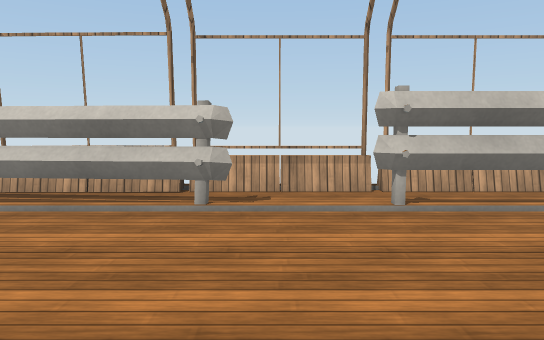
[1] (above)

16 first-person views from a walk through a scene from a Unity 3-D project. The camera is 1.2 m above the floor, tilts 6° down and sees 70° across. The floor is counted in squares, 1 m on a side. Each view is taken from the middle of a square. On the plan, view 1 faces up. The plan holds only what a view shows up to about 15 squares ahead; the rest is blank. The place goes on beyond the plan. Some surface patterns are stand-ins.

[2]
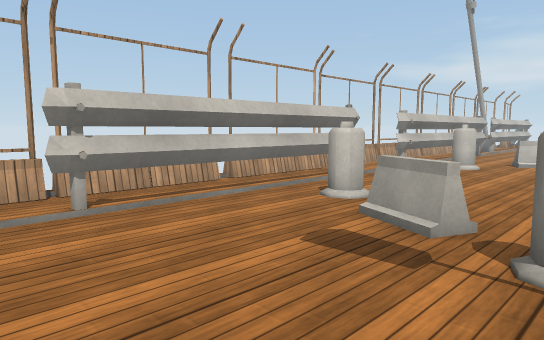

[3]
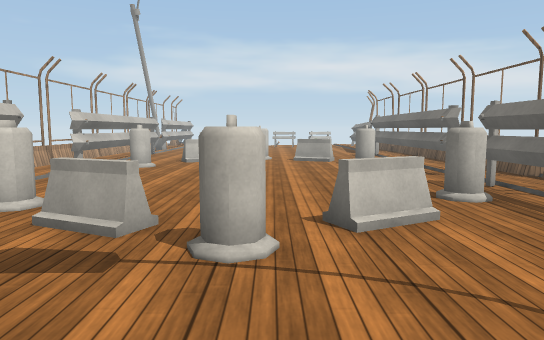

[4]
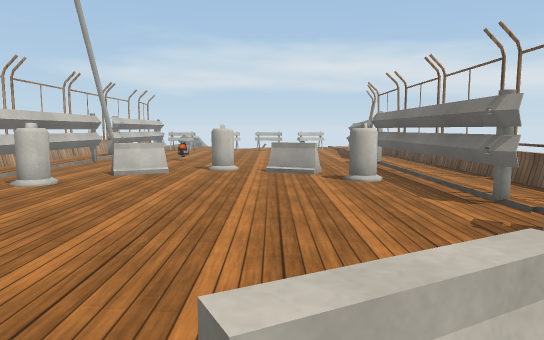

[5]
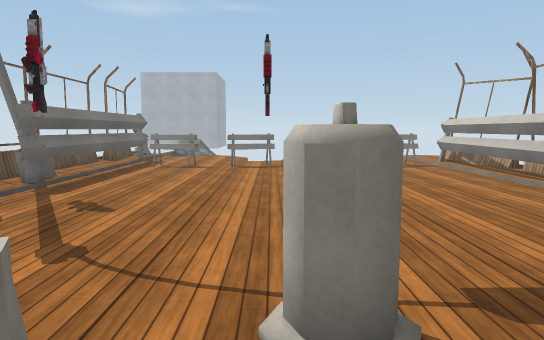

[6]
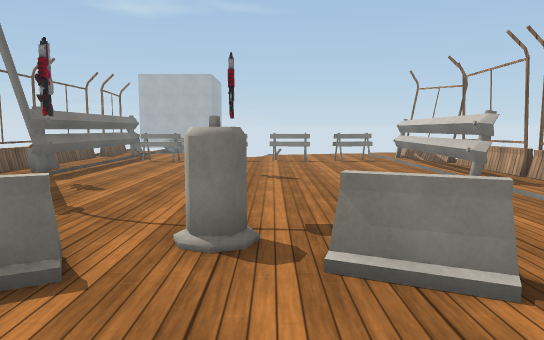

[7]
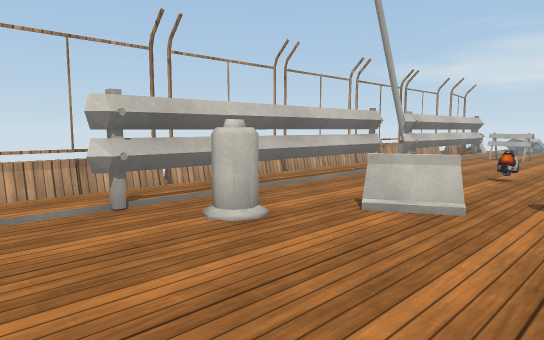

[8]
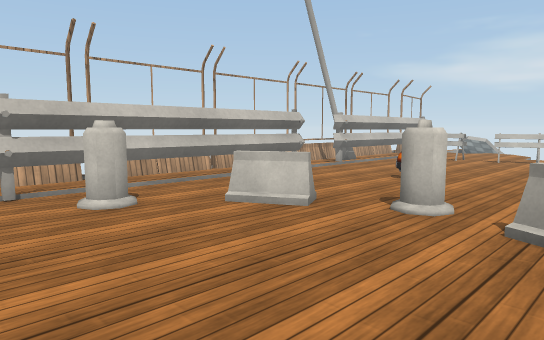

[9]
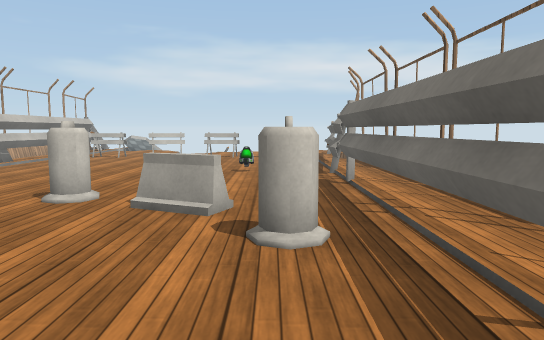

[10]
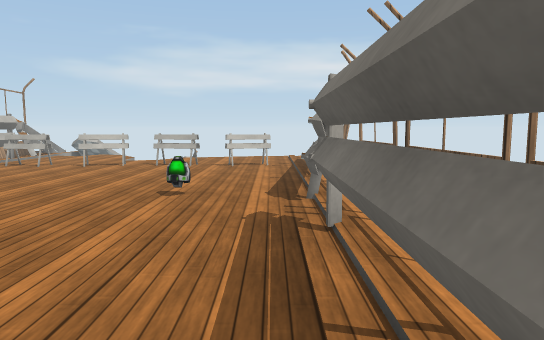

[11]
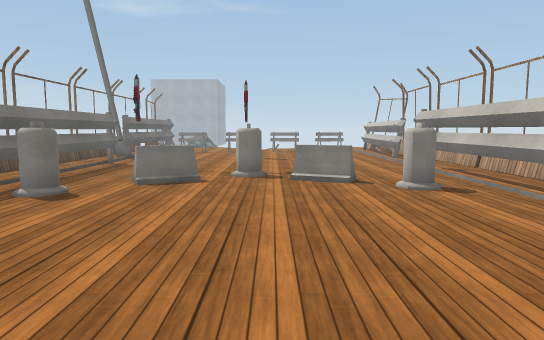

[12]
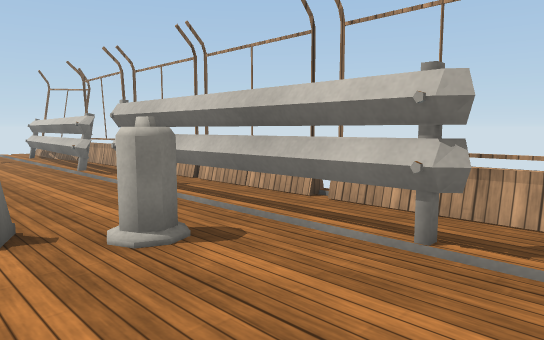

[13]
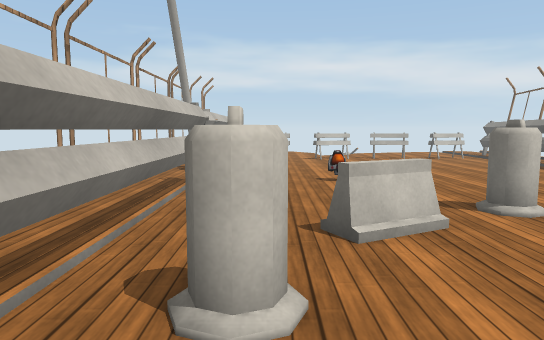

[14]
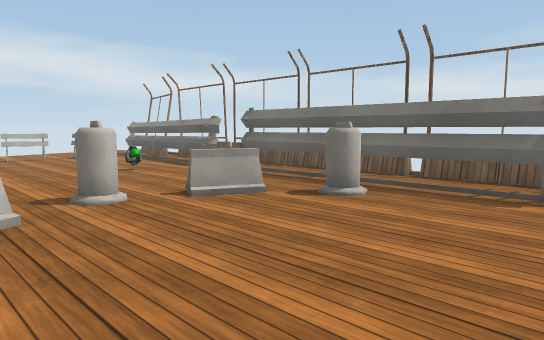

[15]
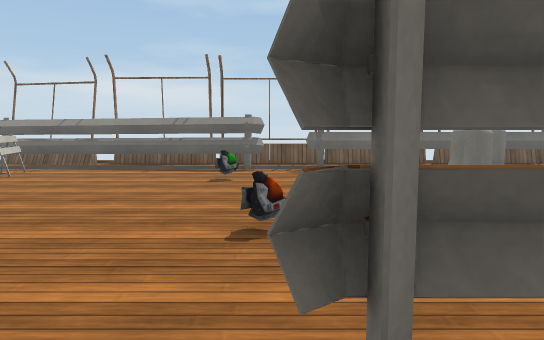

[16]
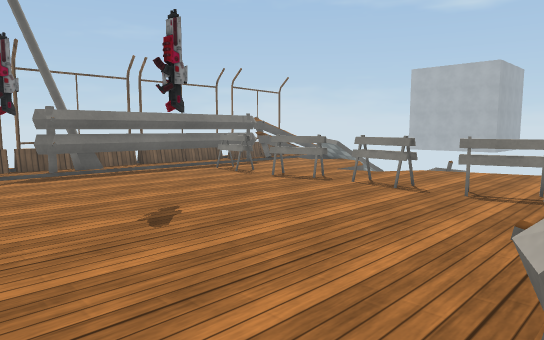

### Floor plan
Key: @ floor where view 1 was taken; # wall or solid block; x gap in a wall; . floor; = window, fence, low wall or low ledge; F fence; T thing the floor can be seen under or through; C cone; B block; G gun; O other object.
Columns run from 7 left of view 1 to 25 right of it. Each row starts with its distance up from view 1.
  8  F   FFFFFFFFFFFFFFFFFFFFFFFFFFFO
  7 FFFFFF.......................#
  6 #######..=======............#####
  5 B.................TTTTTTTTT......
  4 B............C.....CC............
  3 B...........B........BB.........O
  2 B...........B.........B...O.....O
  1 B..........C...........C.........
  0 B...G..@...C..........CC.........
 -1 BB..........B.........B..........
 -2 ............B.........B....O.....
 -3 BB............C.....C............
 -4 B.....Gx#TTTTTTT.................
 -5 ######...........#=======x.######
 -6  .. #.......   .................F
 -7 FFFFFFFFFFFFFOOOOFFFFFFFFFFFFFFF#

Positions as (right, up) in squares from view 1, and headings:
1: (0, 0), facing up
2: (0, 0), facing up-right
3: (0, 0), facing right
4: (4, -1), facing right
5: (6, 0), facing left
6: (8, 1), facing left
7: (9, 0), facing up-right
8: (10, -2), facing up-right
9: (9, -3), facing right
10: (13, -4), facing right
11: (14, 1), facing left
12: (10, 2), facing up-left
13: (10, 4), facing right
14: (9, 3), facing down-right
15: (19, 7), facing down
16: (1, 6), facing down-left
